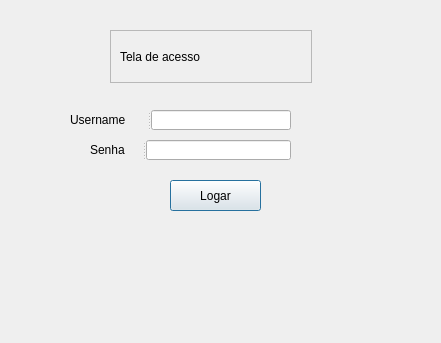
<?xml version="1.0" encoding="UTF-8"?>
<ui version="4.0">
 <class>Dialog</class>
 <widget class="QDialog" name="Dialog">
  <property name="windowModality">
   <enum>Qt::NonModal</enum>
  </property>
  <property name="geometry">
   <rect>
    <x>0</x>
    <y>0</y>
    <width>441</width>
    <height>343</height>
   </rect>
  </property>
  <property name="minimumSize">
   <size>
    <width>441</width>
    <height>0</height>
   </size>
  </property>
  <property name="windowTitle">
   <string>Dialog</string>
  </property>
  <widget class="QPushButton" name="Bt_logar">
   <property name="geometry">
    <rect>
     <x>170</x>
     <y>180</y>
     <width>91</width>
     <height>31</height>
    </rect>
   </property>
   <property name="text">
    <string>Logar</string>
   </property>
  </widget>
  <widget class="QSplitter" name="splitter_2">
   <property name="geometry">
    <rect>
     <x>90</x>
     <y>140</y>
     <width>201</width>
     <height>20</height>
    </rect>
   </property>
   <property name="orientation">
    <enum>Qt::Horizontal</enum>
   </property>
   <widget class="QLabel" name="label_2">
    <property name="styleSheet">
     <string notr="true">font: 12pt &quot;MS Shell Dlg 2&quot;;</string>
    </property>
    <property name="text">
     <string>Senha </string>
    </property>
   </widget>
   <widget class="QLineEdit" name="line_senha">
    <property name="echoMode">
     <enum>QLineEdit::Password</enum>
    </property>
   </widget>
  </widget>
  <widget class="QFrame" name="frame">
   <property name="geometry">
    <rect>
     <x>110</x>
     <y>30</y>
     <width>202</width>
     <height>53</height>
    </rect>
   </property>
   <property name="layoutDirection">
    <enum>Qt::LeftToRight</enum>
   </property>
   <property name="styleSheet">
    <string notr="true">font: 20pt &quot;MS Shell Dlg 2&quot;;</string>
   </property>
   <property name="frameShape">
    <enum>QFrame::StyledPanel</enum>
   </property>
   <property name="frameShadow">
    <enum>QFrame::Raised</enum>
   </property>
   <layout class="QHBoxLayout" name="horizontalLayout">
    <item>
     <widget class="QLabel" name="label_3">
      <property name="layoutDirection">
       <enum>Qt::LeftToRight</enum>
      </property>
      <property name="styleSheet">
       <string notr="true">font: 20pt &quot;MS Shell Dlg 2&quot;;</string>
      </property>
      <property name="text">
       <string>Tela de acesso </string>
      </property>
      <property name="textFormat">
       <enum>Qt::AutoText</enum>
      </property>
     </widget>
    </item>
   </layout>
  </widget>
  <widget class="QSplitter" name="splitter">
   <property name="geometry">
    <rect>
     <x>70</x>
     <y>110</y>
     <width>221</width>
     <height>20</height>
    </rect>
   </property>
   <property name="orientation">
    <enum>Qt::Horizontal</enum>
   </property>
   <widget class="QLabel" name="label">
    <property name="styleSheet">
     <string notr="true">font: 12pt &quot;MS Shell Dlg 2&quot;;</string>
    </property>
    <property name="text">
     <string>Username </string>
    </property>
   </widget>
   <widget class="QLineEdit" name="line_nome">
    <property name="styleSheet">
     <string notr="true">font: 11pt &quot;MS Shell Dlg 2&quot;;</string>
    </property>
   </widget>
  </widget>
 </widget>
 <resources/>
 <connections/>
</ui>
